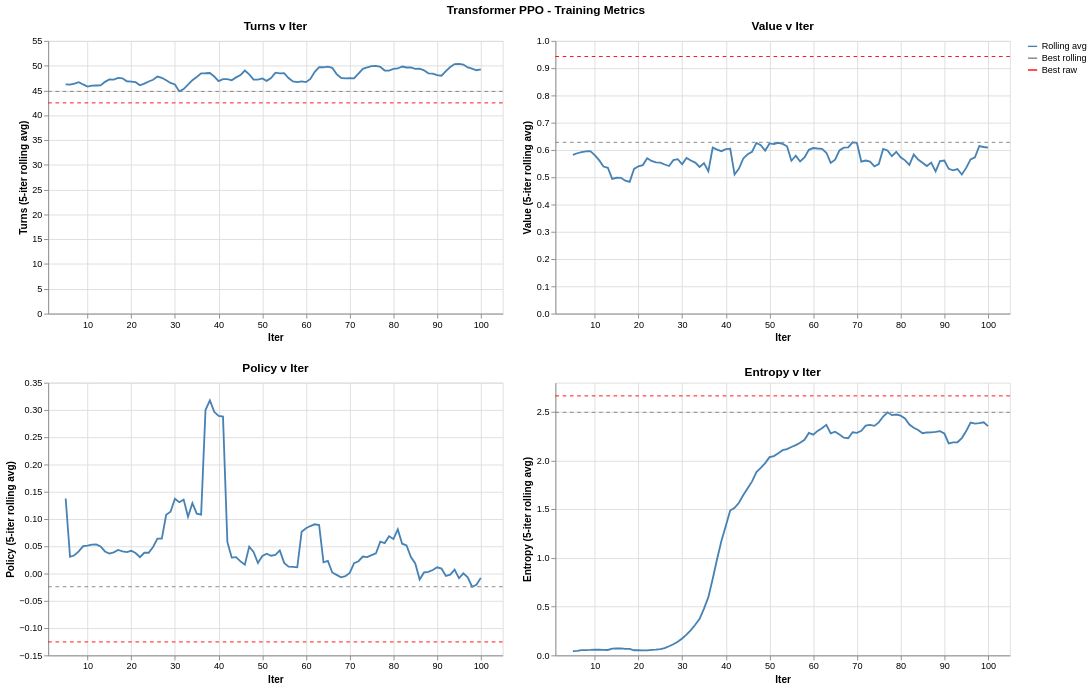

The cell this chart's notebook holds for it:
### Code cell
turns, policy, value, entropy = [
    make_chart(ppo_df, col, f, arg_col="iter", scale_x=False, window_size=5)
    for col, f in [
        ("turns", pl.min),
        ("policy", pl.min),
        ("value", pl.max),
        ("entropy", pl.max),
    ]
]

# Total time
total_seconds = ppo_df["time"].sum()
h, m = divmod(total_seconds, 3600)
m, s = divmod(m, 60)
print(f"Total training time: {int(h)}h {int(m)}m {int(s)}s")
# Display charts
title = alt.TitleParams("Transformer PPO - Training Metrics", anchor="middle")
((turns | value) & (policy | entropy)).resolve_scale(y="independent").properties(
    title=title
)
